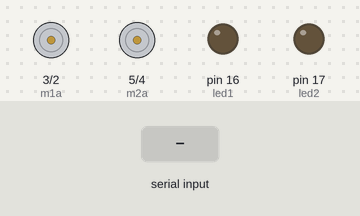
The sketch below on a simulated Arduino Uno, built with avr-gcc and run on an emulated ATmega328P. On the bench: motor-driver pin pairs drawn as motors (green arrow = first pin HIGH = forward, orange = second pin HIGH = backward, longer = more drive), output pins drawn as LEDs (lit = HIGH). Inputs (shaded band) come from the test bench.

Above: at 1.2 s.
1.3 s: "F" received over Serial
At 1.8 s:
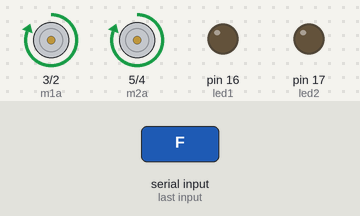
2.8 s: "B" received over Serial
At 4.0 s:
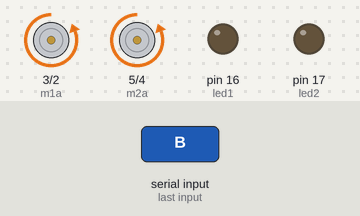
4.3 s: "L" received over Serial
At 5.2 s:
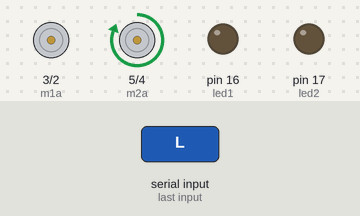
5.8 s: "R" received over Serial
At 6.4 s:
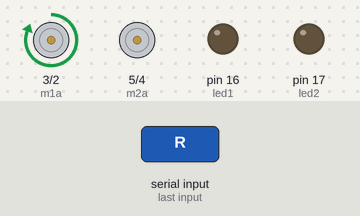
7.3 s: "W" received over Serial
At 8.5 s:
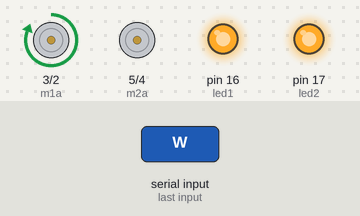
8.8 s: "S" received over Serial
At 9.9 s:
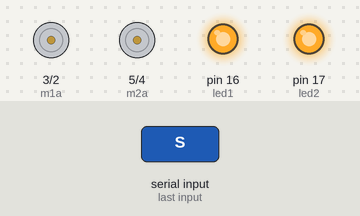
Timing chart, 0 to 11.3 s (numbered marks = the images above; inputs shaded):
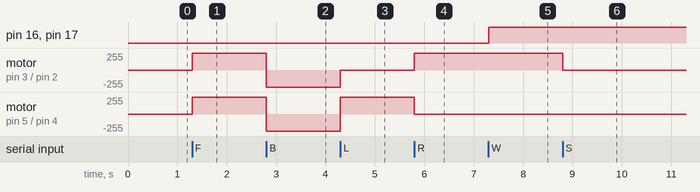

Measured:
- after the input at 1.3 s, motor on pin 3 (m1a) / pin 2 (m1b), motor on pin 5 (m2a) / pin 4 (m2b): stopped → forward 255/255 at once
- after the input at 2.8 s, motor on pin 3 (m1a) / pin 2 (m1b), motor on pin 5 (m2a) / pin 4 (m2b): forward 255/255 → backward 255/255 at once
- after the input at 4.3 s, motor on pin 3 (m1a) / pin 2 (m1b): backward 255/255 → stopped at once; motor on pin 5 (m2a) / pin 4 (m2b): backward 255/255 → forward 255/255 at once
- after the input at 5.8 s, motor on pin 3 (m1a) / pin 2 (m1b): stopped → forward 255/255 at once; motor on pin 5 (m2a) / pin 4 (m2b): forward 255/255 → stopped at once
- after the input at 7.3 s, pin 16 (led1), pin 17 (led2): LOW → HIGH at once
- after the input at 8.8 s, motor on pin 3 (m1a) / pin 2 (m1b): forward 255/255 → stopped at once

The sketch:

line_following_and_bluetooth_car.ino
```cpp
int m1a = 3;
int m1b = 2;
int m2a = 5;
int m2b = 4;
int ir1 = 14;
int ir2 = 15;
int led1 = 16;
int led2 = 17;
char r;
int mode=0;

void forward()
{
digitalWrite(m1a,HIGH);
digitalWrite(m1b,LOW);
digitalWrite(m2a,HIGH);
digitalWrite(m2b,LOW);
}

void backward()
{
digitalWrite(m1a,LOW);
digitalWrite(m1b,HIGH);
digitalWrite(m2a,LOW);
digitalWrite(m2b,HIGH);
}

void left()
{
digitalWrite(m1a,HIGH);
digitalWrite(m1b,LOW);
digitalWrite(m2a,LOW);
digitalWrite(m2b,LOW);
}

void right()
{
digitalWrite(m1a,LOW);
digitalWrite(m1b,LOW);
digitalWrite(m2a,HIGH);
digitalWrite(m2b,LOW);
}

void rotate_clk()
{
digitalWrite(m1a,LOW);
digitalWrite(m1b,HIGH);
digitalWrite(m2a,HIGH);
digitalWrite(m2b,LOW);
}

void rotate_anti()
{
digitalWrite(m1a,HIGH);
digitalWrite(m1b,LOW);
digitalWrite(m2a,LOW);
digitalWrite(m2b,HIGH);
}

void stp()
{
digitalWrite(m1a,LOW);
digitalWrite(m1b,LOW);
digitalWrite(m2a,LOW);
digitalWrite(m2b,LOW);
}

void setup() {
pinMode(m1a,OUTPUT);
pinMode(m1b,OUTPUT);
pinMode(m2a,OUTPUT);
pinMode(m2b,OUTPUT);
pinMode(ir1,INPUT);
pinMode(ir2,INPUT);
pinMode(led1,OUTPUT);
pinMode(led2,OUTPUT);
Serial.begin(9600);
}

void loop() {

while (mode==0)
{
r=Serial.read();
if (r=='F')
forward();

if (r=='B')
backward();

if (r=='L')
right();

if (r=='R')
left();

if (r=='S')
stp();

if (r=='W')
{
digitalWrite(led1, HIGH);
digitalWrite(led2, HIGH);
}

if (r=='w')
{
digitalWrite(led1, LOW);
digitalWrite(led2, LOW);
}

if (r=='X')
mode=1;
}

while(mode==1)
{
r=Serial.read();

if (((digitalRead(ir1)) == (LOW)) && (digitalRead(ir2) == (LOW)))
forward();

if((digitalRead(ir1) == (HIGH)) && (digitalRead(ir2) == (LOW)))
left();

if ((digitalRead(ir1) == (LOW)) && (digitalRead(ir2) == (HIGH)))
right();

if ((digitalRead(ir1) == (HIGH)) && (digitalRead(ir2) == (HIGH)))
stp();

if (r=='W')
{
digitalWrite(led1, HIGH);
digitalWrite(led2, HIGH);
}

if (r=='w')
{
digitalWrite(led1, LOW);
digitalWrite(led2, LOW);
}

if (r=='x')
mode=0;
}
}
```
